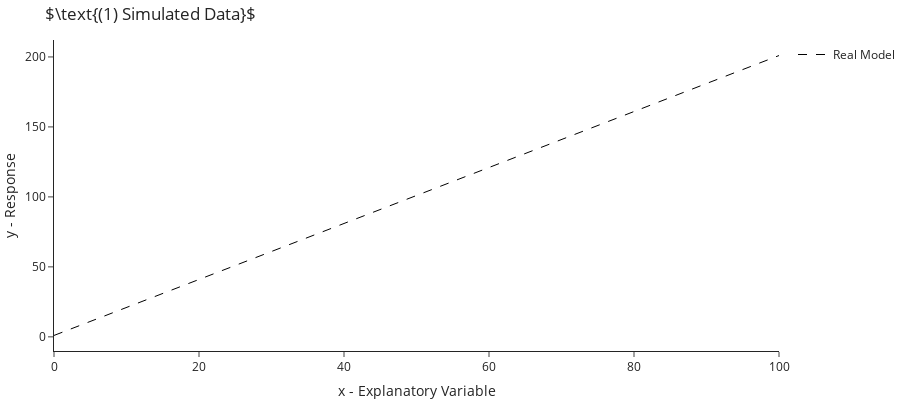

Notebook code cell kept with this figure:
### Code cell
fig = go.Figure([go.Scatter(x=x, y=y, name="Real Model", showlegend=True,
                                 marker=dict(color="black", opacity=.7), line=dict(color="black", dash="dash", width=1))], 
          layout=go.Layout(title=r"$\text{(1) Simulated Data}$",
                           xaxis={"title": "x - Explanatory Variable"},
                           yaxis={"title": "y - Response"},
                           height=400))
fig.show()
